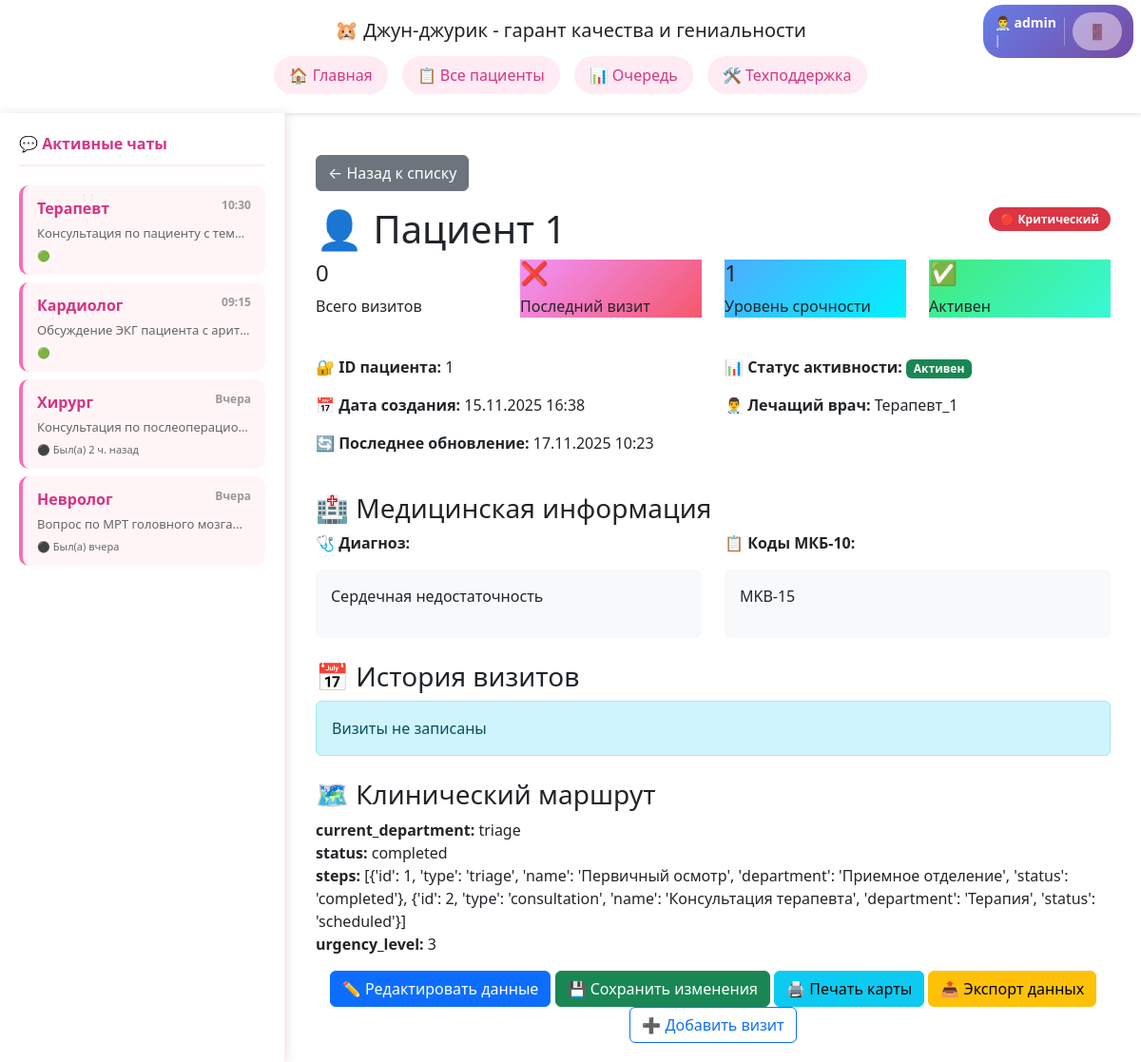
Screenshot of /patients/1/ (signed in) with the database file from the repository.
### users/models.py (models this page shows, shortened)
class Doctor(AbstractUser):
    groups = models.ManyToManyField(
        'auth.Group',
        verbose_name='groups',
        blank=True,
        help_text='The groups this user belongs to.',
        related_name='doctor_set',  # Уникальный related_name
        related_query_name='doctor',
    )
    user_permissions = models.ManyToManyField(
        'auth.Permission',
        verbose_name='user permissions',
        blank=True,
        help_text='Specific permissions for this user.',
        related_name='doctor_set',  # Уникальный related_name
        related_query_name='doctor',
    )
    specialization = models.CharField(
        max_length=100,
        verbose_name="Специализация",
        help_text="Например: Кардиолог, Невролог, Терапевт"
    )
    department_name = models.CharField(
        max_length=150,
        verbose_name="Название отделения"
    )
    department_code = models.CharField(
        max_length=20,
        verbose_name="Код отделения"
    )
    phone = models.CharField(
        max_length=20,
        blank=True,
        verbose_name="Телефон"
    )
    license_number = models.CharField(
        max_length=50,
        blank=True,
        verbose_name="Номер медицинской лицензии"
    )
    is_verified = models.BooleanField(
        default=True,
        verbose_name="Верифицирован"
    )
    years_of_experience = models.IntegerField(
        default=0,
        verbose_name="Стаж работы (лет)"
    )
    bio = models.TextField(
        blank=True,
        verbose_name="О враче"
    )
    created_at = models.DateTimeField(
        auto_now_add=True,
        verbose_name="Дата добавления"
    )
    updated_at = models.DateTimeField(
        auto_now=True,
        verbose_name="Дата обновления"
    )
    class Meta:
        verbose_name = 'Врач'
        verbose_name_plural = 'Врачи'
        ordering = ['department_name', 'specialization', 'last_name']

### main/models.py (models this page shows, shortened)
class Patient(models.Model):
    encrypted_id = models.CharField(max_length=50, unique=True, verbose_name="ID пациента")
    encrypted_name = models.TextField(verbose_name="Зашифрованное имя пациента")
    diagnosis = models.TextField(blank=True, verbose_name="Диагноз")
    icd10_codes = models.TextField(blank=True, verbose_name="Коды МКБ-10")
    hilling_doc = models.CharField(max_length=50, blank=True, verbose_name="Лечащий врач")
    urgency_level = models.IntegerField(default=4, verbose_name="Уровень срочности (1-4)")
    emergency_criteria = models.IntegerField(
        default=50,
        verbose_name="Критерий неотложности (1-100)",
        help_text="Оценка неотложности состояния пациента по шкале от 1 до 100",
        validators=[MinValueValidator(1), MaxValueValidator(100)]
    )
    clinical_route = models.JSONField(default=dict, verbose_name="Клинический маршрут")
    visits_data = models.JSONField(
        default=list,
        blank=True,
        verbose_name="Данные визитов"
    )
    created_at = models.DateTimeField(auto_now_add=True)
    updated_at = models.DateTimeField(auto_now=True)
    is_active = models.BooleanField(default=True)
    class Meta:
        ordering = ['-emergency_criteria', 'urgency_level', '-created_at']
    def get_urgency_display(self):
        urgency_map = {
            1: '🔴 Критический',
            2: '🟠 Высокий',
            3: '🟡 Средний',
            4: '🟢 Низкий',
        }
        return urgency_map.get(self.urgency_level, '⚪ Неизвестно')
    def get_visits(self):
        return self.visits_data if self.visits_data else []
    def get_visits_count(self):
        return len(self.get_visits())
    def get_last_visit(self):
        visits = self.get_visits()
        if visits:
            sorted_visits = sorted(visits, key=lambda x: x.get('visit_date', ''), reverse=True)
            return sorted_visits[0]
        return None

### main/views.py (the view)
# urls.py: path('patients/<str:patient_id>/', views.patient_detail, name='patient-detail'),
def patient_detail(request, patient_id):
    patient = get_object_or_404(Patient, encrypted_id=patient_id, is_active=True)
    context = {
        'patient': patient,
        'visits': patient.get_visits()
    }
    return render(request, 'main/patient_detail.html', context)

### main/templates/main/patient_detail.html (shortened to what this page needs)
{% extends 'main/head.html' %}
{% load static %}
{% block content %}
<link rel="stylesheet" href="https://cdn.jsdelivr.net/npm/bootstrap@5.3.3/dist/css/bootstrap.min.css">
<head>
</head>
<body>
    <div class="container mt-4">
        <a href="{% url 'patient-list' %}" class="btn btn-secondary mb-3">← Назад к списку</a>
        <div class="patient-card">
            <div class="row">
                <div class="col-md-8">
                    <h1 class="section-title">👤 Пациент {{ patient.encrypted_id }}</h1>
                </div>
                <div class="col-md-4 text-end">
                    <span class="urgency-badge
                        {% if patient.urgency_level == 1 %}bg-danger
                        {% elif patient.urgency_level == 2 %}bg-warning
                        {% elif patient.urgency_level == 3 %}bg-info
                        {% else %}bg-success{% endif %} text-white">
                        {{ patient.get_urgency_display }}
                    </span>
                </div>
            </div>
            <div class="row mb-4">
                <div class="col-md-3">
                    <div class="stats-card">
                        <h4>{{ patient.get_visits_count }}</h4>
                        <p>Всего визитов</p>
                    </div>
                </div>
                <div class="col-md-3">
                    <div class="stats-card" style="background: linear-gradient(135deg, #f093fb 0%, #f5576c 100%);">
                        <h4>{% if patient.get_last_visit %}✅{% else %}❌{% endif %}</h4>
                        <p>Последний визит</p>
                    </div>
                </div>
                <div class="col-md-3">
                    <div class="stats-card" style="background: linear-gradient(135deg, #4facfe 0%, #00f2fe 100%);">
                        <h4>{{ patient.urgency_level }}</h4>
                        <p>Уровень срочности</p>
                    </div>
                </div>
                <div class="col-md-3">
                    <div class="stats-card" style="background: linear-gradient(135deg, #43e97b 0%, #38f9d7 100%);">
                        <h4>{% if patient.is_active %}✅{% else %}❌{% endif %}</h4>
                        <p>Активен</p>
                    </div>
                </div>
            </div>
            <div class="row mb-4">
                <div class="col-md-6">
                    <p><strong>🔐 ID пациента:</strong> {{ patient.encrypted_id }}</p>
                    <p><strong>📅 Дата создания:</strong> {{ patient.created_at|date:"d.m.Y H:i" }}</p>
                    <p><strong>🔄 Последнее обновление:</strong> {{ patient.updated_at|date:"d.m.Y H:i" }}</p>
                </div>
                <div class="col-md-6">
                    <p><strong>📊 Статус активности:</strong>
                        {% if patient.is_active %}
                            <span class="badge bg-success">Активен</span>
                        {% else %}
                            <span class="badge bg-secondary">Неактивен</span>
                        {% endif %}
                    </p>
                    <p><strong>👨‍⚕️ Лечащий врач:</strong>
                        {% if patient.hilling_doc %}
                            {{ patient.hilling_doc }}
                        {% else %}
                            <span class="text-muted">Не назначен</span>
                        {% endif %}
                    </p>
                </div>
            </div>
            <h3 class="section-title">🏥 Медицинская информация</h3>
            <div class="row">
                <div class="col-md-6">
                    <p><strong>🩺 Диагноз:</strong></p>
                    <div class="bg-light p-3 rounded">
                        {% if patient.diagnosis %}
                            {{ patient.diagnosis|linebreaks }}
                        {% else %}
                            <span class="text-muted">Диагноз не указан</span>
                        {% endif %}
                    </div>
                </div>
                <div class="col-md-6">
                    <p><strong>📋 Коды МКБ-10:</strong></p>
                    <div class="bg-light p-3 rounded">
                        {% if patient.icd10_codes %}
                            {{ patient.icd10_codes|linebreaks }}
                        {% else %}
                            <span class="text-muted">Коды МКБ-10 не указаны</span>
                        {% endif %}
                    </div>
                </div>
            </div>
            <h3 class="section-title mt-4">📅 История визитов</h3>
            {% if visits %}
                {% for visit in visits %}
                <div class="visit-item">
                    <div class="row">
                        <div class="col-md-8">
                            <h6>Визит #{{ visit.id }} - {{ visit.visit_type|title }}</h6>
                            <p class="mb-1"><strong>Дата:</strong> {{ visit.visit_date|slice:":10" }}</p>
                            <p class="mb-1"><strong>Врач:</strong> {{ visit.doctor }}</p>
                            {% if visit.notes %}
                                <p class="mb-0"><strong>Примечания:</strong> {{ visit.notes }}</p>
                            {% endif %}
                        </div>
                        <div class="col-md-4 text-end">
                            <span class="badge bg-primary">{{ visit.visit_type }}</span>
                        </div>
                    </div>
                </div>
                {% endfor %}
            {% else %}
                <div class="alert alert-info">
                    Визиты не записаны
                </div>
            {% endif %}
            <h3 class="section-title mt-4">🗺️ Клинический маршрут</h3>
            {% if patient.clinical_route %}
                <div class="clinical-route-container">
                    {% if patient.clinical_route.items %}
                        {% for key, value in patient.clinical_route.items %}
                            <div class="clinical-route-item">
                                <strong>{{ key }}:</strong>
                                {% if value is mapping %}
                                    <ul class="mt-2">
                                        {% for sub_key, sub_value in value.items %}
                                            <li><strong>{{ sub_key }}:</strong> {{ sub_value }}</li>
                                        {% endfor %}
                                    </ul>
                                {% else %}
                                    {{ value }}
                                {% endif %}
                            </div>
                        {% endfor %}
                    {% else %}
                        <div class="json-data">
                            {{ patient.clinical_route }}
                        </div>
                    {% endif %}
                </div>
            {% else %}
                <div class="alert alert-info">
                    Клинический маршрут не настроен
                </div>
            {% endif %}
        </div>
        <div class="text-center mt-3">
            <button class="btn btn-primary">✏️ Редактировать данные</button>
            <button class="btn btn-success">💾 Сохранить изменения</button>
            <button class="btn btn-info">🖨️ Печать карты</button>
            <button class="btn btn-warning">📤 Экспорт данных</button>
            <button class="btn btn-outline-primary">➕ Добавить визит</button>
        </div>
    </div>
</body>
</html>
{% endblock %}

### main/templates/main/head.html (shortened to what this page needs)
<!doctype html>
<html lang="ru">
<head>
    <link rel="stylesheet" href="https://cdn.jsdelivr.net/npm/bootstrap@5.3.3/dist/css/bootstrap.min.css">
</head>
<body>
    <div class="header-section">
        <div class="container">
            <div class="nav-container">
                <h5 class="my-0 front-weight-normal">🐹 Джун-джурик - гарант качества и гениальности</h5>
                <div class="nav-buttons">
                    <a href="{% url 'index' %}">🏠 Главная</a>
                    {% if user.is_authenticated %}
                    <a href="{% url 'patient-list' %}">📋 Все пациенты</a>
                    <a href="{% url 'queue' %}">📊 Очередь</a>
                    <a href="#">🛠️ Техподдержка</a>
                    <span class="user-info">
                        <div class="user-text">
                            <div class="user-name">👨‍⚕️ {{ user.get_full_name|default:user.username }}</div>
                            <div class="user-details">{{ user.specialization }} | {{ user.department_name }}</div>
                        </div>
                        <a href="{% url 'doctor-logout' %}" class="logout-btn" title="Выйти">🚪</a>
                    </span>
                    {% else %}
                        <a href="{% url 'doctor-login' %}">🔐 Вход для врачей</a>
                    {% endif %}
                </div>
            </div>
        </div>
    </div>
    <div class="main-container">
        {% if user.is_authenticated %}
        <div class="chats-sidebar">
            <div class="chats-header">💬 Активные чаты</div>
            <a href="{% url 'doctor-chat' 'therapist' %}" class="chat-link">
                <div class="chat-item">
                    <div class="chat-specialist"> Терапевт <span class="chat-time">10:30</span></div>
                    <div class="chat-preview">Консультация по пациенту с температурой...</div>
                    <div class="chat-status online">🟢</div>
                </div>
            </a>
            <a href="{% url 'doctor-chat' 'cardiologist' %}" class="chat-link">
                <div class="chat-item">
                    <div class="chat-specialist"> Кардиолог <span class="chat-time">09:15</span></div>
                    <div class="chat-preview">Обсуждение ЭКГ пациента с аритмией...</div>
                    <div class="chat-status online">🟢 </div>
                </div>
            </a>
            <a href="{% url 'doctor-chat' 'surgeon' %}" class="chat-link">
                <div class="chat-item">
                    <div class="chat-specialist">Хирург <span class="chat-time">Вчера</span></div>
                    <div class="chat-preview">Консультация по послеоперационному уходу...</div>
                    <div class="chat-status offline">⚫ Был(а) 2 ч. назад</div>
                </div>
            </a>
            <a href="{% url 'doctor-chat' 'neurologist' %}" class="chat-link">
                <div class="chat-item">
                    <div class="chat-specialist"> Невролог <span class="chat-time">Вчера</span></div>
                    <div class="chat-preview">Вопрос по МРТ головного мозга...</div>
                    <div class="chat-status offline">⚫ Был(а) вчера</div>
                </div>
            </a>
        </div>
        {% endif %}
        <div class="content-area">
            {% block content %}{% endblock %}
</body>
</html>

### rows the page displays
Doctor: get_full_name "admin"
Patient: encrypted_id "1", urgency "🔴 Критический", get_visits_count "0", urgency_level "1", created_at "15.11.2025 16:38", updated_at "17.11.2025 10:23", hilling_doc "Терапевт_1", diagnosis "Сердечная недостаточность", icd10_codes "MKB-15"

### other values shown
{{ key }} "current_department" "status" "steps" "urgency_level"
{{ value }} "triage" "completed" "3"
